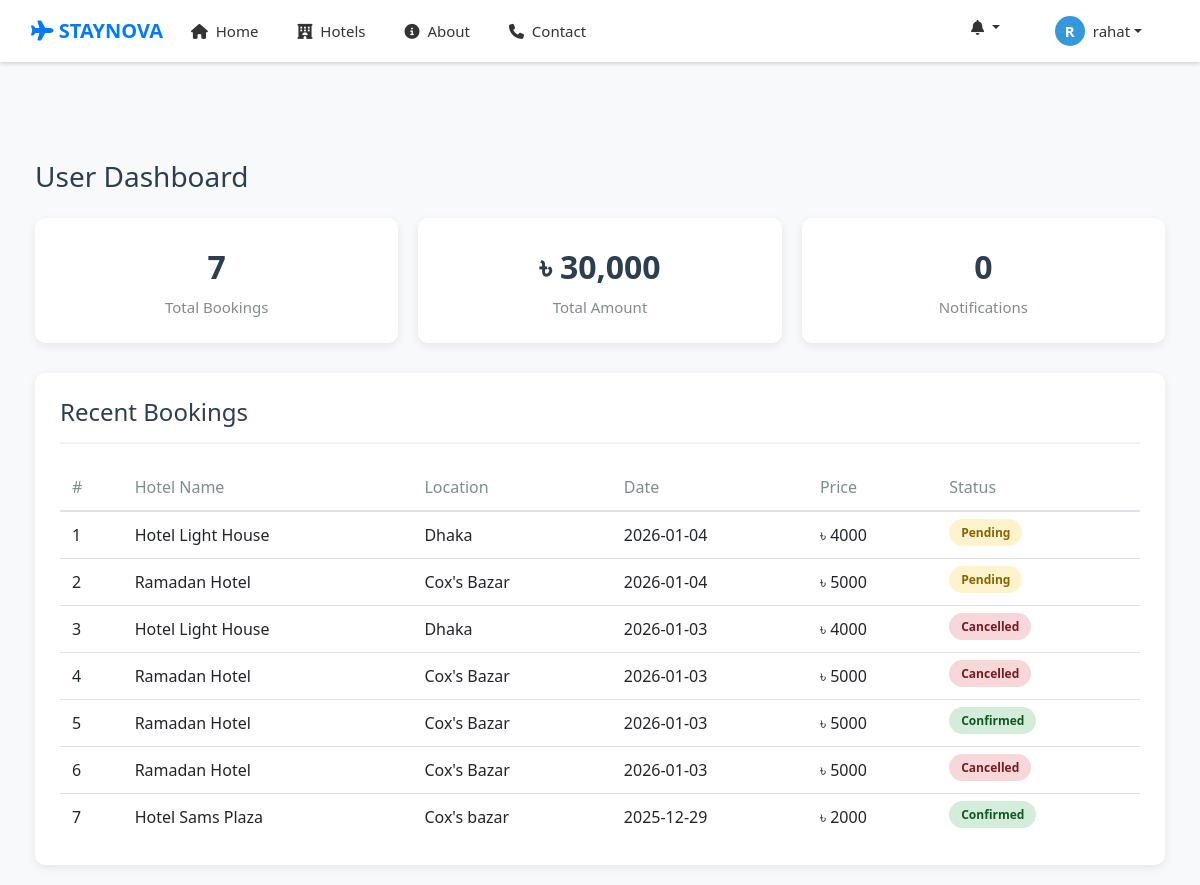
The app's page /user/dashboard.php (signed in), older data.
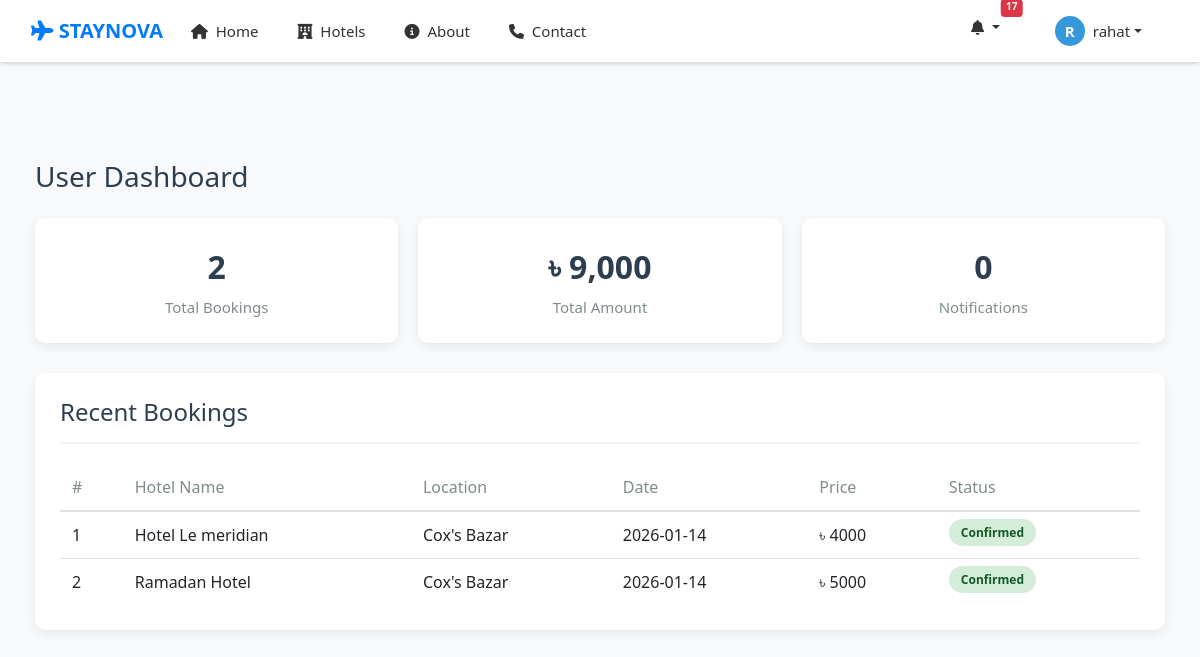
The same page, newer data.
### tables this page shows
CREATE TABLE `bookings` (
  `id` int(11) NOT NULL,
  `user_id` int(11) DEFAULT NULL,
  `owner_id` int(11) NOT NULL,
  `hotel_name` varchar(200) DEFAULT NULL,
  `location` varchar(200) DEFAULT NULL,
  `price` int(11) DEFAULT NULL,
  `booking_date` date DEFAULT NULL,
  `status` varchar(50) DEFAULT 'Confirmed',
  `hotel_id` int(11) DEFAULT NULL
);

### user/dashboard.php (the view, shortened to what the changed rows need)
<?php
include "../db_connect.php";
include "../header.php";
$user_id = $_SESSION['user_id'];
$bookings_sql = "SELECT COUNT(*) as total_bookings,
                        SUM(price) as total_spent
                 FROM bookings
                 WHERE user_id='$user_id'";
$bookings_result = mysqli_query($conn, $bookings_sql);
$bookings_stats = mysqli_fetch_assoc($bookings_result);
$total_bookings = $bookings_stats['total_bookings'] ?? 0;
$total_spent = $bookings_stats['total_spent'] ?? 0;
$recent_sql = "SELECT * FROM bookings
               WHERE user_id='$user_id'
               ORDER BY booking_date DESC
               LIMIT 10";
$recent_result = mysqli_query($conn, $recent_sql);
?>
<!DOCTYPE html>
<html lang="en">
<head>
    <link rel="stylesheet" href="https://cdnjs.cloudflare.com/ajax/libs/font-awesome/6.4.0/css/all.min.css">
    <link rel="stylesheet" href="https://stackpath.bootstrapcdn.com/bootstrap/4.5.2/css/bootstrap.min.css">
    <link rel="stylesheet" href="../style.css">
    <?php include "../header.php"; ?>
</head>
<body>
<div class="container">
    <div class="stats-row">
        <div class="stat-box">
            <div class="stat-number"><?php echo $total_bookings; ?></div>
            <div class="stat-label">Total Bookings</div>
        </div>
        <div class="stat-box">
            <div class="stat-number">৳ <?php echo number_format($total_spent); ?></div>
            <div class="stat-label">Total Amount</div>
        </div>
    </div>
    <div class="bookings-table">
        <?php if(mysqli_num_rows($recent_result) > 0): ?>
            <div class="table-responsive">
                <table class="table table-hover">
                    <thead>
                        <tr>
                            <th>#</th>
                            <th>Hotel Name</th>
                            <th>Location</th>
                            <th>Date</th>
                            <th>Price</th>
                            <th>Status</th>
                        </tr>
                    </thead>
                    <tbody>
                        <?php
                        $counter = 1;
                        while($booking = mysqli_fetch_assoc($recent_result)):
                        ?>
                        <tr>
                            <td><?php echo $counter++; ?></td>
                            <td><?php echo $booking['hotel_name']; ?></td>
                            <td><?php echo $booking['location']; ?></td>
                            <td><?php echo $booking['booking_date']; ?></td>
                            <td>৳ <?php echo $booking['price']; ?></td>
                            <td>
                                <?php
                                $status_class = 'status-pending';
                                if($booking['status'] == 'confirmed') $status_class = 'status-confirmed';
                                if($booking['status'] == 'cancelled') $status_class = 'status-cancelled';
                                ?>
                                <span class="status-badge <?php echo $status_class; ?>">
                                    <?php echo ucfirst($booking['status']); ?>
                                </span>
                            </td>
                        </tr>
                        <?php endwhile; ?>
                    </tbody>
                </table>
            </div>
        <?php endif; ?>
    </div>
</div>
</body>
</html>

### header.php (shortened to what the changed rows need)
<?php
include_once "db_connect.php";
$unread_count = 0;
if (isset($_SESSION['user_id'], $_SESSION['role'])) {
    $uid = $_SESSION['user_id'];
    $role = $_SESSION['role'];
    $count_sql = "SELECT COUNT(*) as total FROM notifications
                  WHERE receiver_id = '$uid'
                  AND receiver_role = '$role'
                  AND status = 'unread'";
    $count_result = mysqli_query($conn, $count_sql);
    if ($count_result && mysqli_num_rows($count_result) > 0) {
        $count_data = mysqli_fetch_assoc($count_result);
        $unread_count = (int)$count_data['total'];
    }
}
?>
<link rel="stylesheet" href="https://stackpath.bootstrapcdn.com/bootstrap/4.5.2/css/bootstrap.min.css">
<link rel="stylesheet" href="https://cdnjs.cloudflare.com/ajax/libs/font-awesome/6.4.0/css/all.min.css">
<nav class="navbar navbar-expand-lg navbar-light bg-white shadow-sm fixed-top">
    <div class="container">
        <div class="collapse navbar-collapse" id="navbarNav">
            <ul class="navbar-nav ml-auto">
                <?php if (isset($_SESSION['user_id'])): ?>
                    <li class="nav-item dropdown mr-3">
                        <a class="nav-link dropdown-toggle position-relative" href="#" data-toggle="dropdown">
                            <i class="fas fa-bell"></i>
                            <?php if ($unread_count > 0): ?>
                                <span class="badge badge-danger"
                                      style="position: absolute; top: 0; right: 0; transform: translate(50%, -50%);
                                             font-size: 10px; padding: 2px 5px; min-width: 18px; height: 18px;">
                                    <?php echo $unread_count; ?>
                                </span>
                            <?php endif; ?>
                        </a>
                    </li>
                <?php endif; ?>
            </ul>
        </div>
    </div>
</nav>

Row changes from the older to the newer data that the page shows:
removed bookings: hotel_name "Hotel Light House", location "Dhaka", booking_date "2026-01-04", price "4000", status "Pending"
removed bookings: hotel_name "Ramadan Hotel", location "Cox's Bazar", booking_date "2026-01-04", price "5000", status "Pending"
removed bookings: hotel_name "Hotel Light House", location "Dhaka", booking_date "2026-01-03", price "4000", status "Cancelled"
removed bookings: hotel_name "Ramadan Hotel", location "Cox's Bazar", booking_date "2026-01-03", price "5000", status "Cancelled"
removed bookings: hotel_name "Ramadan Hotel", location "Cox's Bazar", booking_date "2026-01-03", price "5000", status "Confirmed"
removed bookings: hotel_name "Ramadan Hotel", location "Cox's Bazar", booking_date "2026-01-03", price "5000", status "Cancelled"
removed bookings: hotel_name "Hotel Sams Plaza", location "Cox's bazar", booking_date "2025-12-29", price "2000", status "Confirmed"
added bookings: hotel_name "Hotel Le meridian", location "Cox's Bazar", booking_date "2026-01-14", price "4000", status "Confirmed"
added bookings: hotel_name "Ramadan Hotel", location "Cox's Bazar", booking_date "2026-01-14", price "5000", status "Confirmed"
Text that changed along with them:
$unread_count: (not shown) → "17"
$total_bookings: "7" → "2"
$total_spent: "30,000" → "9,000"
